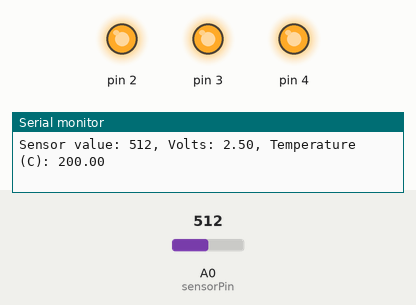
A sketch run on a simulated Arduino Uno, built with avr-gcc and run on an emulated ATmega328P. On the bench: output pins drawn as LEDs (lit = HIGH), the last lines printed to the serial monitor. The test bench sets the inputs (shaded band); at power-on: A0 (sensorPin) = 512.

Above: at 1.2 s.
1.3 s: A0 (sensorPin) set to 170
4.3 s: A0 (sensorPin) set to 156
At 4.9 s:
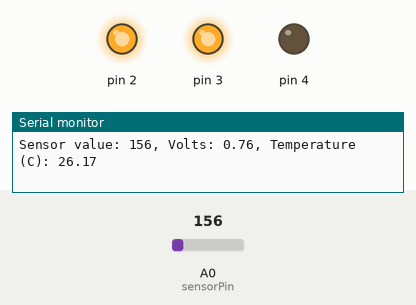
5.8 s: A0 (sensorPin) set to 122
At 6.5 s:
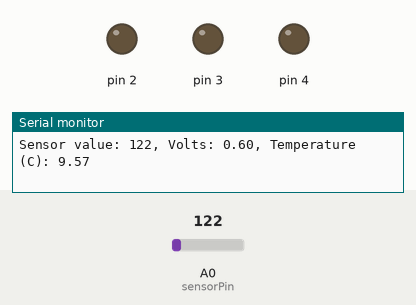
7.3 s: A0 (sensorPin) set to 306
At 8.4 s:
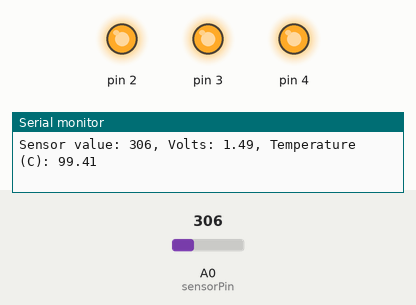
Timing chart, 0 to 9.8 s (numbered marks = the images above; inputs shaded):
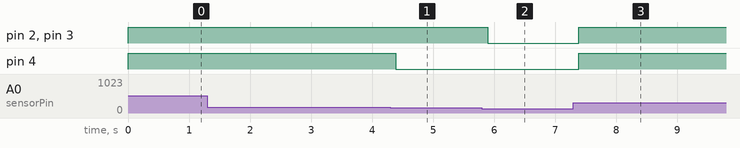

Measured:
- the behaviour switches between 157 and 156 on A0 (sensorPin) (found by bisection; images 0 and 1)
- after the input at 4.3 s, pin 4: HIGH → LOW after 0.08 s
- after the input at 5.8 s, pin 2, pin 3: HIGH → LOW after 0.10 s
- after the input at 7.3 s, pin 2–4: LOW → HIGH after 0.09 s

The sketch:

love_o_meter.ino
```cpp
const int sensorPin = A0;
const float baselineTemp = 21.5;

void setup() {
  Serial.begin(9600);

  // Set the output pins
  for (int pinNumber = 2; pinNumber < 5; ++pinNumber) {
    pinMode(pinNumber, OUTPUT);
    digitalWrite(pinNumber, LOW);
  }
}

void loop() {
  int sensorVal = analogRead(sensorPin);
  Serial.print("Sensor value: ");
  Serial.print(sensorVal);

  float voltage = (sensorVal / 1024.0) * 5.0;
  Serial.print(", Volts: ");
  Serial.print(voltage);

  float temperature = (voltage - 0.5) * 100;
  Serial.print(", Temperature (C): ");
  Serial.println(temperature);

  if (temperature < baselineTemp + 2) {
    digitalWrite(2, LOW);
    digitalWrite(3, LOW);
    digitalWrite(4, LOW);
  } else if (temperature >= baselineTemp + 2 && temperature < baselineTemp + 4) {
    digitalWrite(2, HIGH);
    digitalWrite(3, LOW);
    digitalWrite(4, LOW);
  } else if (temperature >= baselineTemp + 4 && temperature < baselineTemp + 5) {
    digitalWrite(2, HIGH);
    digitalWrite(3, HIGH);
    digitalWrite(4, LOW);
  } else {
    digitalWrite(2, HIGH);
    digitalWrite(3, HIGH);
    digitalWrite(4, HIGH);
  }
  delay(1);
}
```
